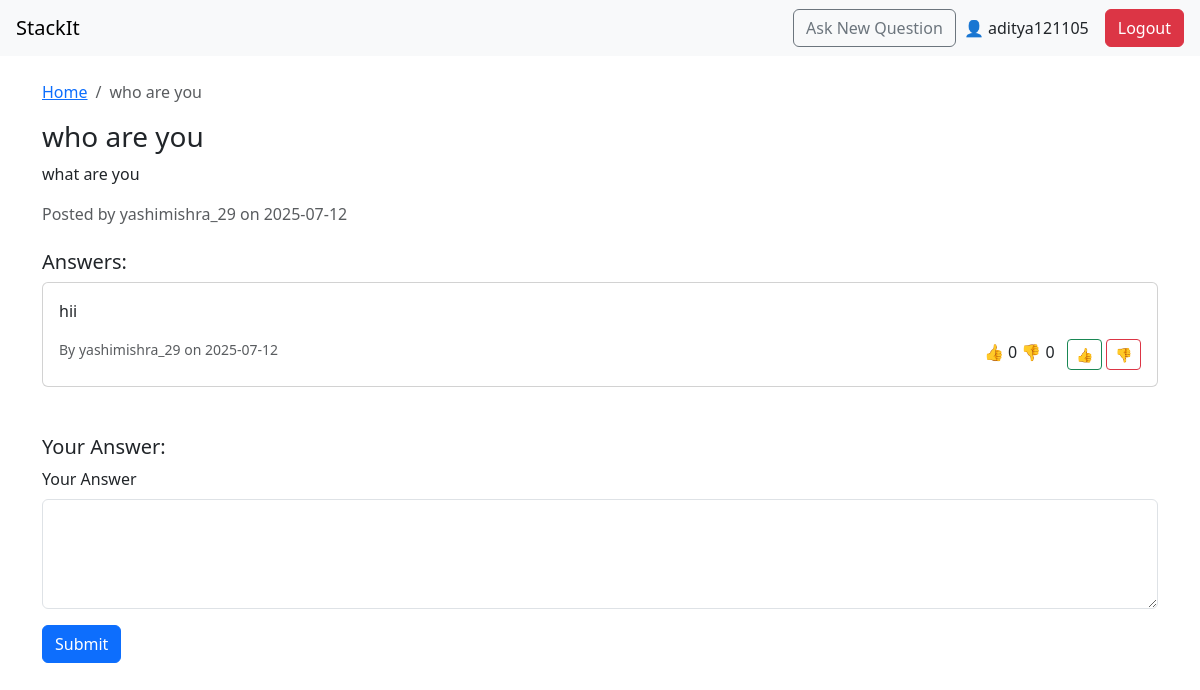
Page /question/3 (signed in) on the committed database.
### app/models.py (models this page shows)
class User(UserMixin, db.Model):
    id = db.Column(db.Integer, primary_key=True)
    username = db.Column(db.String(150), unique=True, nullable=False)
    email = db.Column(db.String(150), unique=True, nullable=False)
    password = db.Column(db.String(200), nullable=False)
    answers = db.relationship('Answer', backref='author', lazy=True)
    questions = db.relationship('Question', backref='author', lazy=True)
    votes = db.relationship('Vote', backref='voter', lazy=True)

class Question(db.Model):
    id = db.Column(db.Integer, primary_key=True)
    title = db.Column(db.String(300), nullable=False)
    description = db.Column(db.Text, nullable=False)
    date_posted = db.Column(db.DateTime, default=datetime.utcnow)
    user_id = db.Column(db.Integer, db.ForeignKey('user.id'), nullable=False)
    tags = db.relationship('Tag', secondary=question_tags, backref=db.backref('questions', lazy='dynamic'))
    answers = db.relationship('Answer', backref='question', lazy=True)

class Answer(db.Model):
    id = db.Column(db.Integer, primary_key=True)
    content = db.Column(db.Text, nullable=False)
    date_posted = db.Column(db.DateTime, default=datetime.utcnow)
    user_id = db.Column(db.Integer, db.ForeignKey('user.id'), nullable=False)
    question_id = db.Column(db.Integer, db.ForeignKey('question.id'), nullable=False)
    votes = db.relationship('Vote', backref='answer', lazy=True)
    is_accepted = db.Column(db.Boolean, default=False)

### app/routes.py (the view)
@bp.route('/question/<int:question_id>', methods=['GET', 'POST'])
def question_detail(question_id):
    question = Question.query.get_or_404(question_id)
    form = AnswerForm()
    if form.validate_on_submit():
        answer = Answer(content=form.content.data, author=current_user, question=question)
        db.session.add(answer)
        db.session.commit()
        return redirect(url_for('main.question_detail', question_id=question.id))
    return render_template('question.html', question=question, form=form)

### app/forms.py
class AnswerForm(FlaskForm):
    content = TextAreaField('Your Answer', validators=[DataRequired()])
    submit = SubmitField('Submit')

### app/routes.py (called while the page is built)
@login_manager.user_loader
def load_user(user_id):
    return User.query.get(int(user_id))

### app/templates/question.html (shortened to what this page needs)
{% extends 'base.html' %}
{% block content %}
<nav aria-label="breadcrumb">
  <ol class="breadcrumb">
    <li class="breadcrumb-item"><a href="{{ url_for('main.home') }}">Home</a></li>
    <li class="breadcrumb-item active" aria-current="page">{{ question.title }}</li>
  </ol>
</nav>
<h3>{{ question.title }}</h3>
<p>{{ question.description }}</p>
<p class="text-muted">Posted by {{ question.author.username }} on {{ question.date_posted.strftime('%Y-%m-%d') }}</p>
<h5 class="mt-4">Answers:</h5>
{% for ans in question.answers %}
<div class="card mb-3">
  <div class="card-body">
    <p>{{ ans.content }}</p>
    <div class="d-flex justify-content-between">
      <small class="text-muted">By {{ ans.author.username }} on {{ ans.date_posted.strftime('%Y-%m-%d') }}</small>
      <div>
        <span class="me-2">
          👍 {{ ans.votes | selectattr('vote_type', 'equalto', 'up') | list | length }}
          👎 {{ ans.votes | selectattr('vote_type', 'equalto', 'down') | list | length }}
        </span>
        {% if current_user.is_authenticated %}
        <form method="post" action="{{ url_for('main.vote_answer', answer_id=ans.id, vote_type='up') }}" class="d-inline">
          <button class="btn btn-sm btn-outline-success">👍</button>
        </form>
        <form method="post" action="{{ url_for('main.vote_answer', answer_id=ans.id, vote_type='down') }}" class="d-inline">
          <button class="btn btn-sm btn-outline-danger">👎</button>
        </form>
        {% endif %}
      </div>
    </div>
  </div>
</div>
{% else %}
<p>No answers yet. Be the first to answer!</p>
{% endfor %}
{% if current_user.is_authenticated %}
<h5 class="mt-5">Your Answer:</h5>
<form method="POST">
  <div class="mb-3">
    {{ form.content.label(class="form-label") }}
    {{ form.content(class="form-control", rows="4") }}
  </div>
  {{ form.submit(class="btn btn-primary") }}
</form>
{% else %}
<p class="mt-4"><a href="{{ url_for('main.login') }}">Login</a> to answer or vote.</p>
{% endif %}
{% endblock %}

### app/templates/base.html (shortened to what this page needs)
<!DOCTYPE html>
<html lang="en">
<head>
  <link rel="stylesheet" href="{{ url_for('static', filename='css/style.css') }}">
  <link rel="stylesheet" href="https://cdn.jsdelivr.net/npm/bootstrap@5.3.0/dist/css/bootstrap.min.css">
</head>
<body>
  <nav class="navbar navbar-expand-lg navbar-light bg-light px-3">
    <a class="navbar-brand" href="{{ url_for('main.home') }}">StackIt</a>
    <div class="ms-auto d-flex align-items-center">
      {% if current_user.is_authenticated %}
        <a class="btn btn-outline-secondary me-2" href="{{ url_for('main.ask') }}">Ask New Question</a>
        <span class="me-3">👤 {{ current_user.username }}</span>
        <a class="btn btn-danger" href="{{ url_for('main.logout') }}">Logout</a>
      {% else %}
        <a class="btn btn-outline-primary" href="{{ url_for('main.login') }}">Login</a>
      {% endif %}
    </div>
  </nav>
  <div class="container mt-4">
    {% block content %}{% endblock %}
  </div>
</body>
</html>

### app/static/css/style.css (style rules this page uses)
:root { --primary-color: #3b49df; --primary-hover: #2f3ab2; --secondary-color: #f5f5f5; --text-color: #333; --light-text: #666; --lighter-text: #999; --border-color: #ddd; --success-color: #28a745; --danger-color: #dc3545; --warning-color: #ffc107; --info-color: #17a2b8; --white: #fff; --light-bg: #f8f9fa; --dark-bg: #343a40; --shadow: 0 1px 3px rgba(0, 0, 0, 0.1); }
* { margin: 0; padding: 0; box-sizing: border-box; }
body { font-family: -apple-system, BlinkMacSystemFont, 'Segoe UI', Roboto, Oxygen, Ubuntu, Cantarell, sans-serif; color: var(--text-color); line-height: 1.6; background-color: var(--light-bg); }
.container { width: 100%; max-width: 1200px; margin: 0 auto; padding: 0 15px; }
a { text-decoration: none; color: var(--primary-color); }
.btn { display: inline-block; padding: 8px 16px; border-radius: 4px; font-size: 14px; font-weight: 500; cursor: pointer; transition: all 0.3s ease; }
.btn-primary { background-color: var(--primary-color); color: var(--white); border: 1px solid var(--primary-color); }
.btn { padding: 8px 12px; border-radius: 4px; font-size: 12px; font-weight: 500; cursor: pointer; border: 1px solid transparent; transition: all 0.2s; }
.btn-primary { background-color: #0a95ff; color: white; }

### rows in the picture
User: username "aditya121105"
Question: title "who are you", description "what are you", date_posted "2025-07-12"
User: author.username "yashimishra_29"
Answer: content "hii", author.username "yashimishra_29", date_posted "2025-07-12", votes|selectattr "0"
